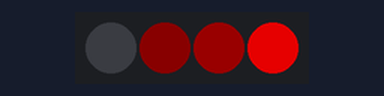
The sketch below on a simulated Arduino Uno, built with avr-gcc and run on an emulated ATmega328P. Parts: 4 RGB LEDs in strip order, left to right. Dim RGB values are drawn brighter than linear.

Above: at 0.16 s.
At 2.86 s:
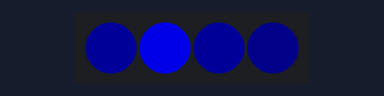
Timing chart, 0 to 3.2 s (numbered marks = the images above):
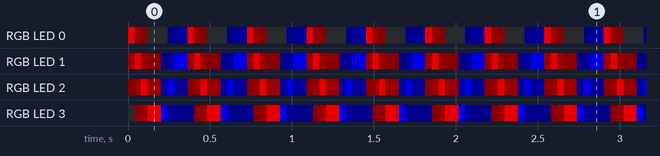

Measured:
- by itself, RGB LED 0: repeats every 0.36 s: RGB(25, 0, 0) 0.04 s, RGB(10, 0, 0) 0.04 s, off 0.12 s, RGB(0, 0, 10) 0.04 s, RGB(0, 0, 25) 0.08 s, RGB(175, 0, 0) 0.04 s
- by itself, RGB LED 3: repeats every 0.36 s: RGB(25, 0, 0) 0.04 s, RGB(175, 0, 0) 0.08 s, RGB(0, 0, 175) 0.04 s, RGB(0, 0, 25) 0.04 s, RGB(0, 0, 10) 0.12 s, RGB(10, 0, 0) 0.04 s
- by itself, everything shown: repeats every 0.36 s, in 7 steps

The sketch:

NeoPixel_Police_red_blue.ino
```cpp
//NeoPixel LED Digital Strip Cylon Eye v1.03 Created by EternalCore
#include <Adafruit_NeoPixel.h>

//Settings:
#define PIN 6 //The Pin out your Neopixel DIN strip/stick is connected to (Default is 6)
#define TPIXEL 4 //The total amount of pixel's/led's in your connected strip/stick (Default is 60)
int wait_T=40; //This is the delay between moving back and forth and per pixel
int PixelCount=4; //Set this to the AMOUNT of Led's/Pixels you have or want to use on your strip And It can be used to tell where to Stop then return the eye at in the strip
int Pixel_Start_End=0; //Set this to where you want it to Start/End at
// Parameter 1 = number of pixels in strip
// Parameter 2 = pin number (most are valid)
// Parameter 3 = pixel type flags, add together as needed:
//   NEO_RGB     Pixels are wired for RGB bitstream
//   NEO_GRB     Pixels are wired for GRB bitstream
//   NEO_KHZ400  400 KHz bitstream (e.g. FLORA pixels)
//   NEO_KHZ800  800 KHz bitstream (e.g. High Density LED strip)
Adafruit_NeoPixel strip = Adafruit_NeoPixel(TPIXEL, PIN, NEO_GRB + NEO_KHZ800); //Standered Strip function

void setup() {
  strip.begin();
  strip.show(); // Initialize all pixels to 'off'
  //Serial.begin(9600); //Used For pixel Count Debugging
}
void loop() {
  //Example: CylonEyeUp(Center_Dot_Color, Second_Dot_color, Third_Dot_color, wait_T, PixelCount, Pixel_Start_End);
  CylonEyeUp(strip.Color(175,0,0), strip.Color(25,0,0), strip.Color(10,0,0), wait_T, PixelCount, Pixel_Start_End);
  delay(wait_T);
  //Example: CylonEyeDown(Center_Dot_Color, Second_Dot_color, Third_Dot_color, wait_T, PixelCount, Pixel_Start_End);
  CylonEyeDown(strip.Color(0,0,175), strip.Color(0,0,25), strip.Color(0,0,10), wait_T, PixelCount, Pixel_Start_End);
  delay(wait_T);
}

void CylonEyeUp(uint32_t Co, uint32_t Ct, uint32_t Ctt, uint8_t Delay, int TotalPixels, int pStart) {
  for(int i=pStart; i<TotalPixels; i++) {
    strip.setPixelColor(i+2, Ctt);  //Third Dot Color
    strip.setPixelColor(i+1, Ct);   //Second Dot Color
    strip.setPixelColor(i, Co);     //Center Dot Color
    strip.setPixelColor(i-1, Ct);   //Second Dot Color
    strip.setPixelColor(i-2, Ctt);  //Third Dot Color

    strip.setPixelColor(i-3, strip.Color(0,0,0)); //Clears the dots after the 3rd color
    strip.show();
    //Serial.println(i); //Used For pixel Count Debugging
    delay(Delay);

  }
}
void CylonEyeDown(uint32_t Co, uint32_t Ct, uint32_t Ctt, uint8_t Delay, int TotalPixels, int pEnd) {
  for(int i=TotalPixels-1; i>pEnd; i--) {
    strip.setPixelColor(i-2, Ctt);  //Third Dot Color
    strip.setPixelColor(i-1, Ct);   //Second Dot Color
    strip.setPixelColor(i, Co);    //Center Dot Color
    strip.setPixelColor(i+1, Ct);  //Second Dot Color
    strip.setPixelColor(i+2, Ctt); //Third Dot Color

    strip.setPixelColor(i+3, strip.Color(0,0,0)); //Clears the dots after the 3rd color
    strip.show();
    //Serial.println(i); //Used For pixel Count Debugging
    delay(Delay);
  }
}
```
